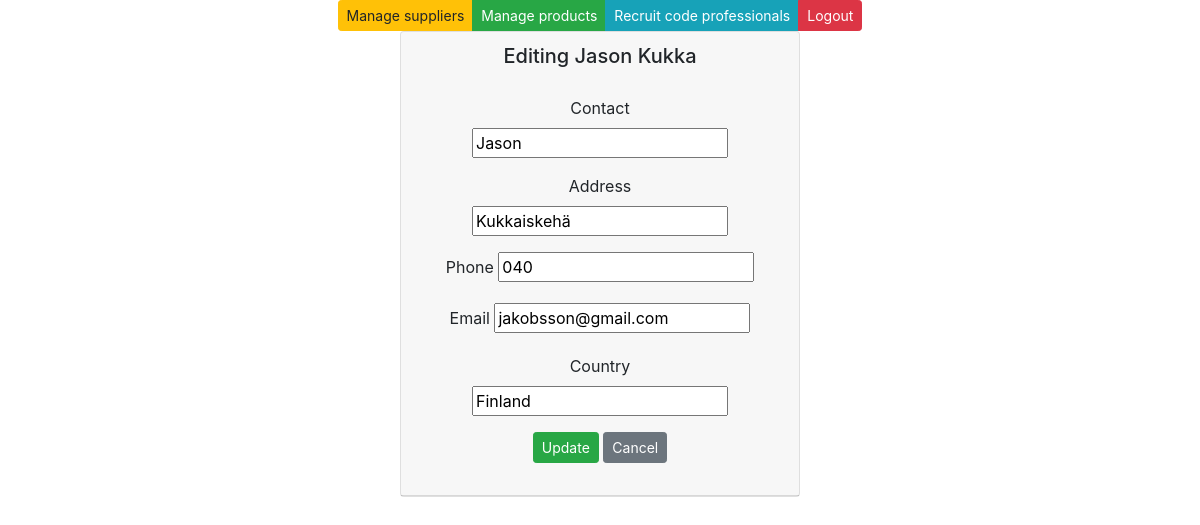
The app's page /edit-supplier-get/4/ with its own data.
### app/models.py (models this page shows)
class Supplier(models.Model):
    companyname=models.CharField(max_length=50, default = 'lakufirma')
    contactname=models.CharField(max_length=50, default = 'tommi')
    address=models.CharField(max_length=100, default = 'tie 3')
    phone=models.CharField(max_length=50, default = '050123456')
    email=models.CharField(max_length=50, default = 'tommi.tommi@gmail.com')
    country=models.CharField(max_length=50, default = 'Finland')
    class Meta:
        ordering = ['companyname']

### app/views.py (the view)
# urls.py: path('edit-supplier-get/<int:id>/', edit_supplier_get),
def edit_supplier_get(request, id):
    supplier = Supplier.objects.filter(id = id)
    context = {'supplier': supplier}
    return render (request,"edit_supplier.html",context)

### app/templates/edit_supplier.html (shortened to what this page needs)
{% extends 'index.html' %}
{% block content %}
{% for s in supplier %}
<div class="card" style="width: 25rem;">
    <div class="card-header">
        <h5>Editing {{s.companyname}}</h5>
        <div class="card-body">
            <form method="post" action="/edit-supplier-post/{{s.id}}/">
                <div class="form-group">
                    <label>Contact</label>
                    <input type="text" name="contactname" value={{s.contactname}}>
                </div>
                <div class="form-group">
                    <label>Address</label>
                    <input type="text" name="address" value={{s.address}}>
                </div>
                <div class="form-group">
                    <label>Phone</label>
                    <input type="tel" name="phone" value={{s.phone}}>
                </div>
                <div class="form-group">
                    <label>Email</label>
                    <input type="text" name="email" value={{s.email}}>
                </div>
                <div class="form-group">
                    <label>Country</label>
                    <input type="text" name="country" value={{s.country}}>
                </div>
                <input type="submit" value="Update" class="btn btn-success btn-sm">
                <input type="button" onclick="window.location.href='/suppliers'" id="hide-btn"
                    class="btn btn-secondary btn-sm" value="Cancel">
            </form>
        </div>
    </div>
</div>
{%endfor%}
{% endblock %}

### records on screen
Supplier: companyname "Jason Kukka", email "jakobsson@gmail.com", country "Finland"
